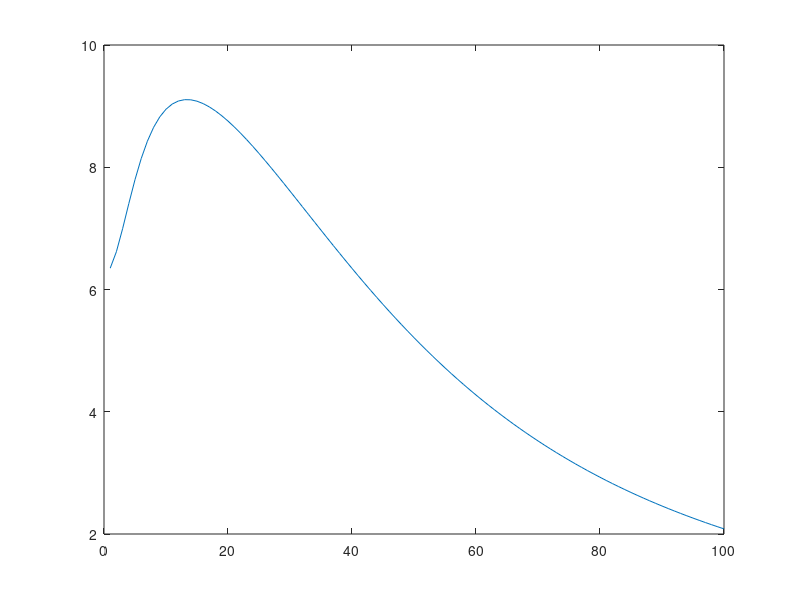

MATLAB code for this plot:
R1 = 1;
C = .25;
R2 = 2;
L = 0.2;
R3 = 10;
a = 100;
R4 = 0.1;
R5 = 1000;

g1 = 1/R1;
g2 = 1/R2;
g3 = 1/R3;
g4 = 1/R4;
g5 = 1/R5;



G = [g1 -g1 0 0 0 1 0 ;
    -g1 g1+g2 0 0 0 0 1;
    0 0 g3 0 0 0 -1;
    0 0 -a*g3*(g4+g5) g4 -g4 0 0 ;
    0 0 0 -g4 g4+g5 0 0 ;
    0 1 -1 0 0 0 0 ;
    1 0 0 0 0 0 0];

C = [C -C 0 0 0 0 0;
    -C C 0 0 0 0 0;
     0 0 0 0 0 0 0;
     0 0 0 0 0 0 0;
     0 0 0 0 0 0 0;
     0 0 0 0 0 0 -L;
     0 0 0 0 0 0 0];

 G = [g1 -g1 0 0 0 1 0 ;
        -g1 g1+g2 0 0 0 0 1;
        0 0 g3 0 0 0 -1;
        0 0 0 1 0 0 -a;
        0 0 0 -g4 g4+g5 0 0 ;
        0 1 -1 0 0 0 0 ;
        1 0 0 0 0 0 0];
    
for w=1:100
    %sweep from -10 to 10
    
    F = [0 0 0 0 0 0 1]';
       
    
    V = (G+1i*w*C)\F;
    
    V5(w) = V(5);
%     V5(vin+11)=V(5);
%     V3(vin+11)=V(3);

end
x = linspace(1,100,100);
plot(real(V5))
% hold on
% plot(x,V3)


